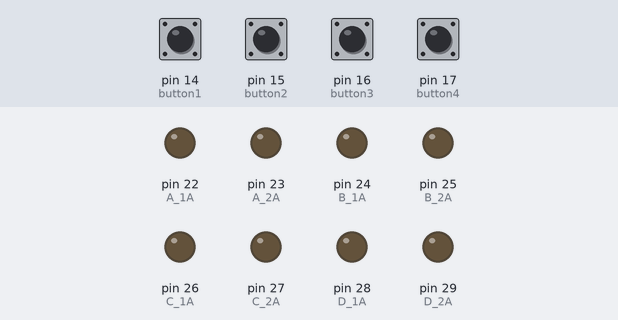
This sketch was run on a simulated Arduino Mega 2560, built with avr-gcc and run on an emulated ATmega2560. Shown: output pins drawn as LEDs (lit = HIGH). The test bench sets the inputs (shaded band); at power-on: pin 14 (button1), pin 15 (button2), pin 16 (button3), pin 17 (button4) HIGH.

Above: at 1.2 s.
1.3 s: pin 14 (button1) pulled LOW for 0.15 s
At 1.37 s:
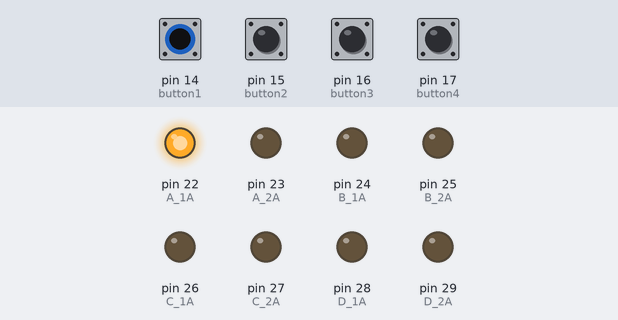
2.9 s: pin 15 (button2) pulled LOW for 0.15 s
At 2.97 s:
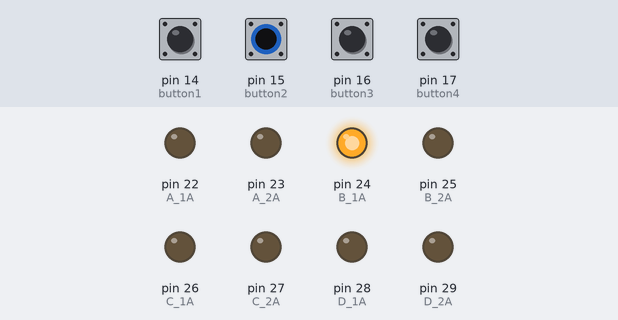
4.5 s: pin 16 (button3) pulled LOW for 0.15 s
At 5.8 s:
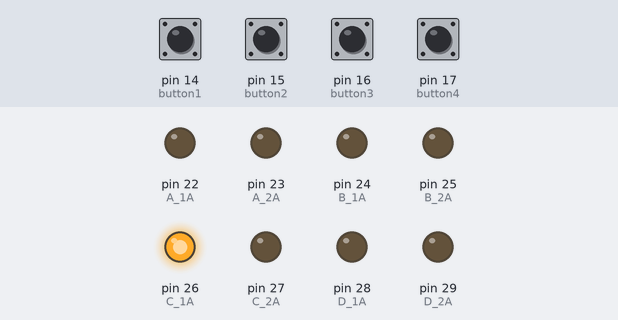
7.6 s: pin 17 (button4) pulled LOW for 0.15 s
At 7.67 s:
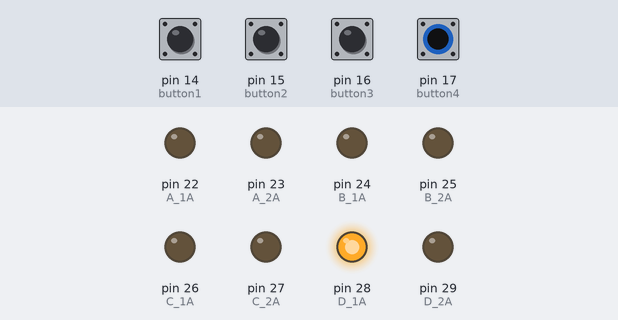
9.2 s: pin 16 (button3) pulled LOW for 1 s
At 10.6 s:
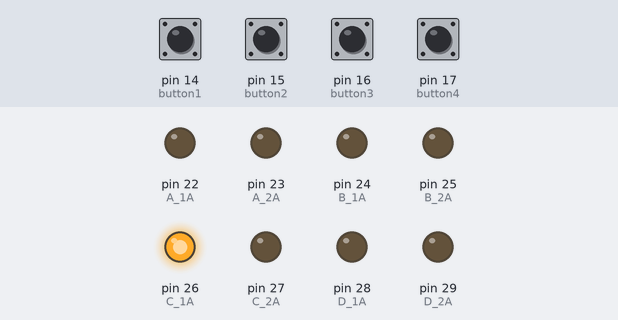
13.2 s: pin 14 (button1) driven LOW and pin 15 (button2) driven LOW and pin 16 (button3) driven LOW and pin 17 (button4) driven LOW
At 17.0 s:
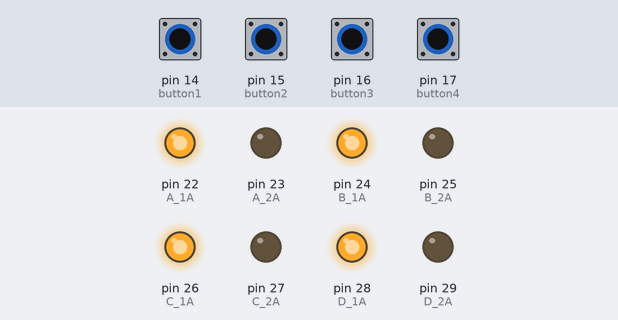
Timing chart, 0 to 17.2 s (numbered marks = the images above; inputs shaded):
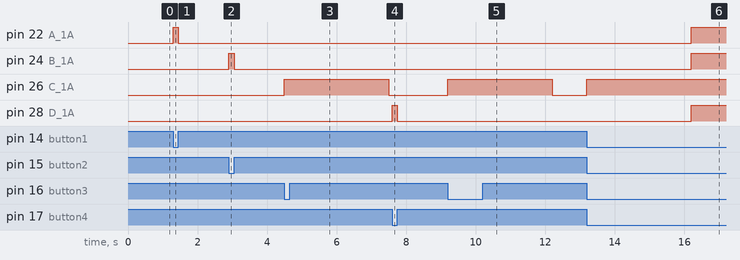

Measured:
- after the input at 1.3 s, pin 22 (A_1A): LOW → HIGH at once, → LOW 0.15 s later
- after the input at 2.9 s, pin 24 (B_1A): LOW → HIGH at once, → LOW 0.15 s later
- after the input at 4.5 s, pin 26 (C_1A): LOW → HIGH at once, → LOW 3.0 s later
- after the input at 7.6 s, pin 28 (D_1A): LOW → HIGH at once, → LOW 0.15 s later
- after the input at 9.2 s, pin 26 (C_1A): LOW → HIGH at once, → LOW 3.0 s later
- after the input at 13.2 s, pin 22 (A_1A), pin 24 (B_1A), pin 28 (D_1A): LOW → HIGH after 3.0 s; pin 26 (C_1A): LOW → HIGH at once

The sketch:

dispencer.ino
```cpp
int A_1A = 22; //모터드라이브 A_1A 핀 변수 선언

int A_2A = 23; //모터드라이브 A_2B 핀 변수 선언   //1차 원료 탱크 모터 'A'


int B_1A = 24; //모터드라이브 B_1A 핀 변수 선언

int B_2A = 25; //모터드라이브 B_2B 핀 변수 선언   //1차 원료 탱크 모터 'B'


int C_1A = 26; //모터드라이브 C_1A 핀 변수 선언

int C_2A = 27; //모터드라이브 C_2B 핀 변수 선언    //혼합 프로펠러 모터ㅗ 'C'


int D_1A = 28; //모터드라이브 D_1A 핀 변수 선언

int D_2A = 29; //모터드라이브 D_2B 핀 변수 선언    //최종 배출 디스펜서 모터 'D'


int button1 = 14;   //모터 제어 스위치

int button2 = 15;

int button3 = 16;

int button4 = 17;


void setup()

{

  Serial.begin(9600);

  pinMode(D_1A, OUTPUT);

  pinMode(D_2A, OUTPUT);

  pinMode(C_1A, OUTPUT);

  pinMode(C_2A, OUTPUT);

  pinMode(B_1A, OUTPUT);

  pinMode(B_2A, OUTPUT);

  pinMode(A_1A, OUTPUT);

  pinMode(A_2A, OUTPUT);

  pinMode(button1, INPUT); //하양

  pinMode(button2, INPUT); //빨강

  pinMode(button3, INPUT); //파랑

  pinMode(button4, INPUT); //초록

  pinMode(2, INPUT);


}

void loop()

{


  if (digitalRead(button1) == LOW ) //만약 버튼의 값이 HIGH라면

  {

    digitalWrite(A_1A, HIGH);  //정방향회전으로 액체 추출

    digitalWrite(A_2A, LOW);

  }

  else { //그밖에

    digitalWrite(A_1A, LOW);  //멈춤

    digitalWrite(A_2A, LOW);

  }


  if (digitalRead(button2) == LOW ) //만약 버튼의 값이 HIGH라면

  {

    digitalWrite(B_1A, HIGH);  //정방향회전으로 혼합액체 배출

    digitalWrite(B_2A, LOW);

  }

  else { //그밖에

    digitalWrite(B_1A, LOW);  //멈춤

    digitalWrite(B_2A, LOW);

  }


  if (digitalRead(button3) == LOW ) //만약 버튼의 값이 HIGH라면

  {

    digitalWrite(C_1A, HIGH);  //정방향회전으로 혼합액체 배출

    digitalWrite(C_2A, LOW);

    delay(3000);

  }

  else { //그밖에

    digitalWrite(C_1A, LOW);  //멈춤

    digitalWrite(C_2A, LOW);

  }

  if (digitalRead(button4) == LOW) //만약 버튼의 값이 HIGH라면

  {


    digitalWrite(D_1A, HIGH);

    digitalWrite(D_2A, LOW);

  }

  else {

    digitalWrite(D_1A, LOW);  //멈춤

    digitalWrite(D_2A, LOW);

  }

}
```
